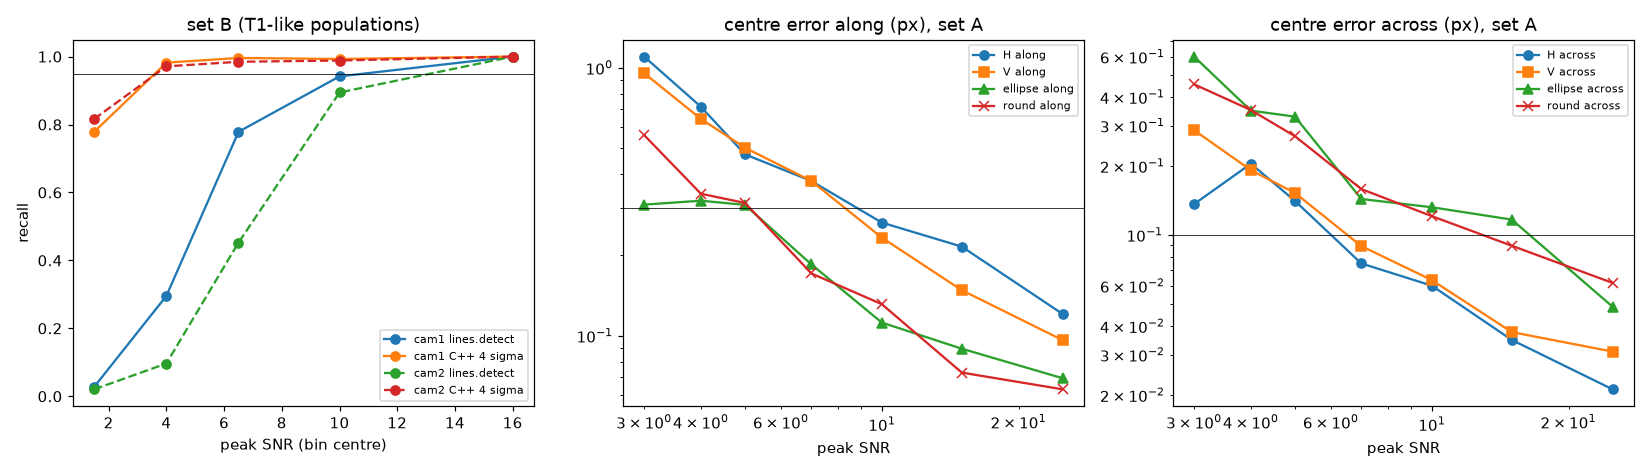

This chart was generated by the following Python code:
"""L2 (plan: Phase 4): the line detector (lines.detect) against today's C++ tracer finder (ObjectFinder2D) on
synthetic images with a known truth.

    python tests/l2_synthetic.py           (after p0b_t1_survey.py and l1_preprocess.py)

The images are made as T1's preprocessed frames of one camera: the particles' signal (lines.render: uniform ellipses,
the image of the aperture under astigmatism, blurred by sigma0 and integrated over the pixels; a line is a degenerate
ellipse, brightest in its middle), plus noise as P0b measured it on T1 (hp's noise sigma, of which 1.05 counts is
white -- the temporal noise -- and the rest a texture correlated between neighbouring pixels, here white noise
blurred by a Gaussian of 0.9 px, scaled so that the neighbour correlation is P0b's), times L1's gain, rounded and
clipped to 0..255.  The truth's SNR is the object's noiseless peak over hp's noise sigma.  Both detectors run on the
same 8-bit images: lines.detect (DET's defaults) with the noise known, and the C++ finder (4-neighbour local maxima
above min_obj_int, 3-point log-parabola; radius 2 px) with min_obj_int at 3, 4 and 5 noise sigmas.

Set A, isolated objects (accuracy; cam1's noise and gain): 6 frames, objects on a 64 px grid (no overlaps): H lines
  a = 3, 6, 10, 15 px (b = 0); V lines b = 3, 5, 8 px (a = 0); ellipses (4, 2), (3, 6); round a = b = 0, 1.5, 3;
  blur sigma0 0.8, 1.0, 1.2 px; peak SNR 3, 4, 5, 7, 10, 15, 25; sub-pixel positions at random.
Set B, the astigmatic population at T1's density (recall, duplicates, false positives), per camera, 4 frames of
  1280 x 800 px: depth t uniform in [-1, 1], a = alpha |t - 0.3|, b = beta |t + 0.3|, blur 0.8-1.2 px, flux
  log-normal (30 %); (number, median flux, alpha, beta) calibrated so that P0b's analysis of the synthetic hp
  (components above 4 and 6 sigma, H and V core lengths) matches T1's (P0b) for that camera.  Objects are 'crowded'
  when another object's box (a + 2, b + 2) overlaps theirs; scores are given for all, isolated and crowded objects.
  On cam1's set B also the detector without its second pass, and with the plain (unclipped) model.
Scores (lines.score_detections): recall per SNR bin and at SNR >= 5; duplicates (an extra detection inside a found
object's footprint |du| <= a + 2, |dv| <= b + 2, per object) and the fraction of objects with one; false positives
(in no footprint); centre errors along and across the lines (H, V) or in u and v (others), all and at SNR >= 5.
The plan's targets: recall >= 95 % at SNR >= 5, duplicates <= 1 %, centre error <= 0.1 px across and <= 0.3 px
along.  Writes l2_synthetic_out.txt, l2_synthetic.json and l2_synthetic.png beside itself.
"""
import importlib.util
import json
import math
import os
import sys
import time

import cv2
import numpy as np
from scipy import ndimage
from scipy.spatial import cKDTree

HERE = os.path.dirname(os.path.abspath(__file__))
CASE = os.path.dirname(HERE)
sys.path.insert(0, CASE)
sys.path.insert(0, os.path.join(CASE, "data", "pyd_lines"))
import pyopenlpt as lpt  # noqa: E402  (the frozen copy of build-py/Release)
import lines  # noqa: E402

import matplotlib  # noqa: E402
matplotlib.use("Agg")
import matplotlib.pyplot as plt  # noqa: E402

_spec = importlib.util.spec_from_file_location("p0b", os.path.join(HERE, "p0b_t1_survey.py"))
p0b_mod = importlib.util.module_from_spec(_spec)
_spec.loader.exec_module(p0b_mod)

LOG = []
H, W = 800, 1280
TX, TY = 0.3, -0.3
TEXTURE_SIGMA_PX = 0.9
WHITE = 1.05


def log(msg=""):
    print(msg, flush=True)
    LOG.append(str(msg))


def noise_model(sigma, corr):
    """(white sigma, texture sigma): sigma^2 = w^2 + c^2, neighbour correlation = c^2 rho / sigma^2 with rho the
    texture's own neighbour correlation (Gaussian blur of 0.9 px: exp(-1/(4 s^2)) = 0.73)."""
    rho = math.exp(-1.0 / (4 * TEXTURE_SIGMA_PX ** 2))
    c2 = min(corr * sigma ** 2 / rho, sigma ** 2 - 0.25)
    return math.sqrt(sigma ** 2 - c2), math.sqrt(c2)


def make_noise(rng, shape, w, c):
    tex = ndimage.gaussian_filter(rng.standard_normal(shape), TEXTURE_SIGMA_PX)
    tex *= c / tex.std()
    return w * rng.standard_normal(shape) + tex


def cpp_find(img8, thr):
    cfg = lpt.TracerConfig()
    cfg._radius_obj = 2.0
    cfg._min_obj_int = int(round(thr))
    objs = lpt.ObjectFinder2D().findObject2D(lpt.Image.from_numpy(img8), cfg)
    return np.array([[o._pt_center[0], o._pt_center[1]] for o in objs]) if objs else np.zeros((0, 2))


def population(rng, n, alpha, beta, flux_med):
    t = rng.uniform(-1, 1, n)
    return np.column_stack([rng.uniform(3, W - 4, n), rng.uniform(3, H - 4, n), alpha * np.abs(t - TX),
                            beta * np.abs(t - TY), rng.uniform(0.8, 1.2, n), flux_med * np.exp(rng.normal(0, 0.3, n))])


def p0b_stats(sig, noise, sn):
    hp = sig + noise
    o4 = p0b_mod.components(hp, 4 * sn)
    o6 = p0b_mod.components(hp, 6 * sn)
    LH = [o["w"] for o in o4 if o["cls"] == "H"]
    LV = [o["h"] for o in o4 if o["cls"] == "V"]
    return {"n4": len(o4), "n6": len(o6), "H_med": float(np.median(LH)) if LH else 0.0,
            "V_med": float(np.median(LV)) if LV else 0.0,
            "frac_H": len(LH) / max(len(o4), 1), "frac_V": len(LV) / max(len(o4), 1)}


def calibrate(cam, p0b, w, c, log):
    """(n, flux_med, alpha, beta) whose synthetic hp gives P0b's 4- and 6-sigma counts and H, V core lengths."""
    sn = p0b["noise_counts"]["median"]
    tgt = {"n4": p0b["objects_per_frame_4sigma"]["median"], "n6": p0b["objects_per_frame_6sigma"]["median"],
           "H_med": p0b["shapes_4sigma"]["H_length_px_p10_50_90_99"][1],
           "V_med": p0b["shapes_4sigma"]["V_length_px_p10_50_90_99"][1]}
    n, flux, alpha, beta = 1.5 * tgt["n4"], 150.0, 12.0, 6.0
    noise = make_noise(np.random.default_rng(99), (H, W), w, c)
    best = None
    for it in range(14):
        sig, _ = lines.render((H, W), population(np.random.default_rng(100), int(n), alpha, beta, flux))
        st = p0b_stats(sig, noise, sn)
        err = (abs(math.log(st["n4"] / tgt["n4"])) + abs(math.log(max(st["n6"], 1) / tgt["n6"]))
               + 0.5 * abs(math.log(max(st["H_med"], 1) / tgt["H_med"])) + 0.5 * abs(math.log(max(st["V_med"], 1) / tgt["V_med"])))
        if best is None or err < best[0]:
            best = (err, int(n), flux, alpha, beta, st)
        log(f"    calibration {it}: n {int(n)}, flux {flux:.0f}, alpha {alpha:.1f}, beta {beta:.1f} -> 4 sigma {st['n4']} "
            f"(T1 {tgt['n4']:.0f}), 6 sigma {st['n6']} ({tgt['n6']:.0f}), H core {st['H_med']:.0f} px ({tgt['H_med']:.0f}), "
            f"V core {st['V_med']:.0f} px ({tgt['V_med']:.0f})")
        if err < 0.06:
            break
        # the 6/4 ratio follows the flux, the 4-sigma count the number; the core lengths follow alpha, beta
        r64, r64t = st["n6"] / max(st["n4"], 1), tgt["n6"] / tgt["n4"]
        flux *= (r64t / max(r64, 1e-3)) ** 1.2
        n *= (tgt["n4"] / max(st["n4"], 1)) ** 0.9
        alpha *= (tgt["H_med"] / max(st["H_med"], 1)) ** 0.8
        beta *= (tgt["V_med"] / max(st["V_med"], 1)) ** 0.8
    err, n, flux, alpha, beta, st = best
    return {"n": n, "flux_median": flux, "alpha": alpha, "beta": beta, "stats": st, "target": tgt, "mismatch": err}


def crowded(objs):
    tree = cKDTree(objs[:, :2])
    out = np.zeros(len(objs), bool)
    reach = 2 * (objs[:, 2].max() + objs[:, 3].max()) + 8
    for i, nb in enumerate(tree.query_ball_point(objs[:, :2], r=reach)):
        for j in nb:
            if j != i and abs(objs[i, 0] - objs[j, 0]) <= objs[i, 2] + objs[j, 2] + 4 and \
                    abs(objs[i, 1] - objs[j, 1]) <= objs[i, 3] + objs[j, 3] + 4:
                out[i] = True
                break
    return out


def pool(dets, truths, snrs):
    D, T, S = [], [], []
    for i, (d, t, s) in enumerate(zip(dets, truths, snrs)):
        D.append(np.asarray(d, float).reshape(-1, 2) + np.array([0.0, 10000.0 * i]))
        tt = t.copy()
        tt[:, 1] += 10000.0 * i
        T.append(tt)
        S.append(s)
    return np.vstack(D), np.vstack(T), np.concatenate(S)


def score(dets, truths, snrs, subset=None):
    D, T, S = pool(dets, truths, snrs)
    st, tm, dm, inside = lines.score_detections(D, T, S)
    if subset is not None:
        sub = np.concatenate(subset)
        # recall and errors restricted to the subset of true objects (duplicates and false positives: all)
        m = tm >= 0
        s5 = sub & (S >= 5)
        st["subset_n"] = int(sub.sum())
        st["subset_recall_snr_ge5"] = float((tm[s5] >= 0).mean()) if s5.any() else None
        a, b = T[:, 2], T[:, 3]
        cls = np.where((a >= 2) & (a >= 2 * b), "H", np.where((b >= 2) & (b >= 2 * a), "V", "other"))
        errs = {}
        for c in ("H", "V", "other"):
            s = m & sub & (cls == c) & (S >= 5)
            if not s.any():
                continue
            du = D[tm[s], 0] - T[s, 0]
            dv = D[tm[s], 1] - T[s, 1]
            al, ac = (du, dv) if c in ("H", "other") else (dv, du)
            errs[c] = {"n": int(s.sum()), "along_rms": float(np.sqrt(np.mean(al ** 2))),
                       "across_rms": float(np.sqrt(np.mean(ac ** 2))),
                       "along_p95": float(np.percentile(np.abs(al), 95)), "across_p95": float(np.percentile(np.abs(ac), 95))}
        st["subset_errors_snr_ge5"] = errs
    return st, (tm, dm, inside, D, T, S)


def report(label, st):
    log(f"    {label}: recall at SNR >= 5 {100 * st['recall_snr_ge5']:.1f} %, all {100 * st['recall_all']:.1f} %; "
        f"duplicates {100 * st['duplicates_per_object']:.2f} % per object ({100 * st['objects_with_duplicate']:.2f} % of "
        f"objects have one); false positives {st['false_positives']} ({st['n_det']} detections, {st['n_true']} objects)")
    log("      recall by SNR: " + "; ".join(f"{b['snr'][0]}-{b['snr'][1] or 'inf'}: {100 * b['recall']:.1f} % (n {b['n']})"
                                         for b in st["recall_bins"]))
    for c, e in st["centre_errors_px"].items():
        a5 = "-" if e["along_rms_snr_ge5"] is None else f"{e['along_rms_snr_ge5']:.3f}"
        c5 = "-" if e["across_rms_snr_ge5"] is None else f"{e['across_rms_snr_ge5']:.3f}"
        log(f"      {c:5s} n {e['n']}: along RMS {e['along_rms']:.3f} (bias {e['along_bias']:+.3f}), across RMS "
            f"{e['across_rms']:.3f} (bias {e['across_bias']:+.3f}) px; at SNR >= 5 (n {e['n_snr_ge5']}): along {a5}, "
            f"across {c5} px")


def report_subset(label, st):
    errs = st["subset_errors_snr_ge5"]
    log(f"      {label} (n {st['subset_n']}): recall at SNR >= 5 {100 * st['subset_recall_snr_ge5']:.1f} %; errors at SNR >= 5: "
        + "; ".join(f"{c} along {e['along_rms']:.3f} (95 % {e['along_p95']:.2f}), across {e['across_rms']:.3f} "
                    f"(95 % {e['across_p95']:.2f}) px, n {e['n']}" for c, e in errs.items()))


def per_class_a(pooled, meta_all):
    tm, dm, inside, D, T, S = pooled
    cls = np.array([m[0] for m in meta_all])
    snr_set = np.array([m[1] for m in meta_all])
    out = {}
    for c in ("H", "V", "ellipse", "round"):
        rows = []
        for snr in (3, 4, 5, 7, 10, 15, 25):
            s = (cls == c) & (snr_set == snr)
            if not s.any():
                continue
            idx = np.flatnonzero(s)
            ext = [i for i in idx if tm[i] >= 0]
            du = D[tm[ext], 0] - T[ext, 0]
            dv = D[tm[ext], 1] - T[ext, 1]
            al, ac = (dv, du) if c == "V" else (du, dv)
            dups = int(((dm < 0) & np.isin(inside, idx)).sum())
            rows.append({"snr": snr, "n": int(s.sum()), "recall": float((tm[s] >= 0).mean()), "dups": dups,
                         "along_rms": float(np.sqrt(np.mean(al ** 2))) if len(al) else None,
                         "across_rms": float(np.sqrt(np.mean(ac ** 2))) if len(ac) else None})
        out[c] = rows
    return out


def run(frames, w, c, gain, sn, rng, variants=(("default", {}),), cpp=True):
    """frames: list of (signal, objs, peaks).  Returns per variant the detections, and the C++ finder's."""
    res = {name: [] for name, _ in variants}
    cppd = {k: [] for k in (3, 4, 5)}
    times = {name: [] for name, _ in variants}
    noise_out = gain * sn
    for (sig, objs, peaks) in frames:
        img8 = np.clip(np.round(gain * (sig + make_noise(rng, sig.shape, w, c))), 0, 255).astype(np.uint8)
        for name, over in variants:
            tm = {}
            d = lines.detect(img8, noise_out, lines.det_params(**over), timing=tm)
            res[name].append(np.column_stack([d["u"], d["v"]]))
            times[name].append(tm)
        if cpp:
            for k in (3, 4, 5):
                cppd[k].append(cpp_find(img8, k * noise_out))
    return res, cppd, times


def main():
    rng = np.random.default_rng(2026)
    with open(os.path.join(HERE, "p0b_t1_survey.json"), encoding="utf-8") as fh:
        p0b = json.load(fh)["cameras"]
    with open(os.path.join(HERE, "l1_preprocess.json"), encoding="utf-8") as fh:
        l1 = json.load(fh)["T1"]
    P = lines.det_params()
    out = {"params": P, "cameras": {}}
    log("L2 synthetic: lines.detect (DET defaults) against the C++ finder on T1-like images")
    nm = {}
    for cam in ("cam1", "cam2"):
        sn = p0b[cam]["noise_counts"]["median"]
        corr = 0.5 * (p0b[cam]["noise_correlation"]["horizontal"] + p0b[cam]["noise_correlation"]["vertical"])
        w, c = noise_model(sn, corr)
        nm[cam] = (sn, w, c, float(l1[cam]["gain"]))
        log(f"  {cam}: hp noise {sn:.2f} counts (neighbour correlation {corr:.2f}) = white {w:.2f} + texture {c:.2f}; "
            f"gain {l1[cam]['gain']} -> {l1[cam]['gain'] * sn:.1f} counts in the 8-bit image")

    # ------------------------------------------------------------ set A (cam1)
    sn, w, c, gain = nm["cam1"]
    log("\nSet A: isolated objects on a 64 px grid, 6 frames (cam1's noise and gain)")
    shapes = [("H", 3, 0), ("H", 6, 0), ("H", 10, 0), ("H", 15, 0), ("V", 0, 3), ("V", 0, 5), ("V", 0, 8),
              ("ellipse", 4, 2), ("ellipse", 3, 6), ("round", 0, 0), ("round", 1.5, 1.5), ("round", 3, 3)]
    snrs = [3, 4, 5, 7, 10, 15, 25]
    frames_a, meta_a = [], []
    for fr in range(6):
        objs = []
        for gy in range(40, H - 40, 64):
            for gx in range(40, W - 40, 64):
                cls, a, b = shapes[rng.integers(len(shapes))]
                s0 = [0.8, 1.0, 1.2][rng.integers(3)]
                snr = snrs[rng.integers(len(snrs))]
                u, v = gx + rng.uniform(-0.5, 0.5), gy + rng.uniform(-0.5, 0.5)
                _, pk = lines.render((H, W), np.array([(u, v, a, b, s0, 1.0)]))
                objs.append((u, v, a, b, s0, snr * sn / pk[0]))
                meta_a.append((cls, snr))
        objs = np.array(objs)
        sig, peaks = lines.render((H, W), objs)
        frames_a.append((sig, objs, peaks))
    t0 = time.time()
    ra, ca, ta = run(frames_a, w, c, gain, sn, rng)
    log(f"  (ran in {time.time() - t0:.0f} s)")
    truths = [f[1] for f in frames_a]
    snr_a = [f[2] / sn for f in frames_a]
    st, pooled = score(ra["default"], truths, snr_a)
    report("lines.detect", st)
    out["A"] = {"new": {"pooled": st, "per_class": per_class_a(pooled, meta_a)}, "cpp": {}}
    for cls_, rows in out["A"]["new"]["per_class"].items():
        log(f"      {cls_}: " + "; ".join(
            f"SNR {r['snr']}: {100 * r['recall']:.0f} %, dups {r['dups']}, along "
            f"{'-' if r['along_rms'] is None else round(r['along_rms'], 3)}, across "
            f"{'-' if r['across_rms'] is None else round(r['across_rms'], 3)}" for r in rows))
    for k in (3, 4, 5):
        stc, pc = score(ca[k], truths, snr_a)
        report(f"C++ finder, {k} sigma", stc)
        out["A"]["cpp"][str(k)] = {"pooled": stc, "per_class": per_class_a(pc, meta_a)}
    out["A"]["timing_s_per_frame"] = float(np.median([t["total_s"] for t in ta["default"]]))

    # ------------------------------------------------------------ set B (both cameras)
    for cam in ("cam1", "cam2"):
        sn, w, c, gain = nm[cam]
        log(f"\nSet B, {cam}: calibrating the astigmatic population to P0b")
        cal = calibrate(cam, p0b[cam], w, c, log)
        log(f"  calibrated: {cal['n']} objects per frame, flux median {cal['flux_median']:.0f}, alpha {cal['alpha']:.1f}, "
            f"beta {cal['beta']:.1f} px (H lines up to {2 * 1.3 * cal['alpha']:.0f} px long, V lines up to "
            f"{2 * 1.3 * cal['beta']:.0f} px); P0b's analysis of it: {cal['stats']}")
        frames_b, crowd_b = [], []
        for fr in range(4):
            objs = population(rng, cal["n"], cal["alpha"], cal["beta"], cal["flux_median"])
            sig, peaks = lines.render((H, W), objs)
            frames_b.append((sig, objs, peaks))
            crowd_b.append(crowded(objs))
        variants = (("default", {}),)
        if cam == "cam1":
            variants = (("default", {}), ("no second pass", {"second_pass": False}),
                        ("plain model (unclipped)", {"clipped": False}))
        t0 = time.time()
        rb, cb, tb = run(frames_b, w, c, gain, sn, rng, variants)
        log(f"  (ran in {time.time() - t0:.0f} s; crowded objects {100 * np.mean(np.concatenate(crowd_b)):.0f} %)")
        truths = [f[1] for f in frames_b]
        snr_b = [f[2] / sn for f in frames_b]
        res_cam = {"calibration": cal, "crowded_fraction": float(np.mean(np.concatenate(crowd_b))), "variants": {}}
        for name, _ in variants:
            st, pooled = score(rb[name], truths, snr_b)
            report(f"lines.detect ({name})", st)
            sti, _ = score(rb[name], truths, snr_b, subset=[~cb_ for cb_ in crowd_b])
            stc, _ = score(rb[name], truths, snr_b, subset=crowd_b)
            report_subset("isolated", sti)
            report_subset("crowded", stc)
            tmed = {k: float(np.median([t[k] for t in tb[name]])) for k in tb[name][0]}
            log("      time per frame (median, s): " + ", ".join(f"{k} {v:.1f}" for k, v in tmed.items()))
            res_cam["variants"][name] = {"all": st, "isolated": {k: sti[k] for k in ("subset_n", "subset_recall_snr_ge5",
                                                                                     "subset_errors_snr_ge5")},
                                         "crowded": {k: stc[k] for k in ("subset_n", "subset_recall_snr_ge5",
                                                                         "subset_errors_snr_ge5")},
                                         "timing_s_per_frame": tmed}
        for k in (3, 4, 5):
            st, _ = score(cb[k], truths, snr_b)
            report(f"C++ finder, {k} sigma", st)
            res_cam[f"cpp_{k}"] = st
        out["cameras"][cam] = res_cam

    # figure
    fig, ax = plt.subplots(1, 3, figsize=(15, 4.3))
    for cam, ls in (("cam1", "-"), ("cam2", "--")):
        rc = out["cameras"][cam]
        for lab, st in ((f"{cam} lines.detect", rc["variants"]["default"]["all"]), (f"{cam} C++ 4 sigma", rc["cpp_4"])):
            x = [0.5 * (b["snr"][0] + (b["snr"][1] or 30)) for b in st["recall_bins"]]
            ax[0].plot(x, [b["recall"] for b in st["recall_bins"]], "o" + ls, label=lab)
    ax[0].set_xlabel("peak SNR (bin centre)")
    ax[0].set_ylabel("recall")
    ax[0].set_title("set B (T1-like populations)")
    ax[0].axhline(0.95, color="k", lw=0.5)
    ax[0].legend(fontsize=7)
    for cls_, mk in (("H", "o"), ("V", "s"), ("ellipse", "^"), ("round", "x")):
        rows = out["A"]["new"]["per_class"][cls_]
        ax[1].plot([r["snr"] for r in rows], [r["along_rms"] for r in rows], mk + "-", label=f"{cls_} along")
        ax[2].plot([r["snr"] for r in rows], [r["across_rms"] for r in rows], mk + "-", label=f"{cls_} across")
    for a_, lim, t in ((ax[1], 0.3, "centre error along (px), set A"), (ax[2], 0.1, "centre error across (px), set A")):
        a_.axhline(lim, color="k", lw=0.5)
        a_.set_xscale("log")
        a_.set_yscale("log")
        a_.set_xlabel("peak SNR")
        a_.set_title(t)
        a_.legend(fontsize=7)
    fig.tight_layout()
    fig.savefig(os.path.join(HERE, "l2_synthetic.png"), dpi=110)
    with open(os.path.join(HERE, "l2_synthetic.json"), "w", encoding="utf-8") as fh:
        json.dump(out, fh, indent=1, default=float)
    with open(os.path.join(HERE, "l2_synthetic_out.txt"), "w", encoding="utf-8") as fh:
        fh.write("\n".join(LOG) + "\n")


if __name__ == "__main__":
    main()
